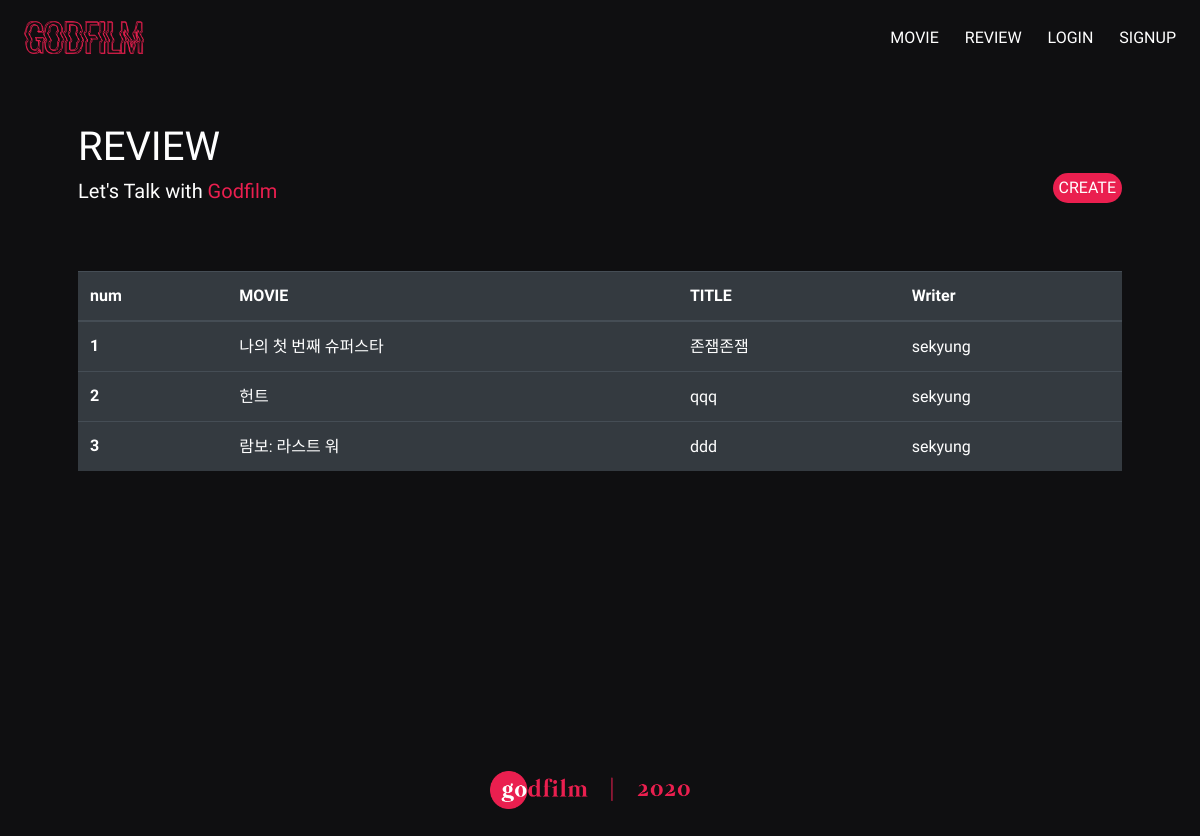
The app's page /movies/review_list/ with its own data.
### movies/models.py (models this page shows, shortened)
class Review(models.Model):
    title = models.CharField(max_length=100)
    content = models.TextField()
    user = models.ForeignKey(settings.AUTH_USER_MODEL, on_delete=models.CASCADE)
    movie = models.ForeignKey(Movie, on_delete=models.CASCADE)
    created_at = models.DateTimeField(auto_now_add=True)
    updated_at = models.DateTimeField(auto_now=True)
    like_users = models.ManyToManyField(settings.AUTH_USER_MODEL, related_name='like_reviews', blank=True)

class Movie(models.Model):
    title = models.CharField(max_length=100)
    overview = models.TextField(blank=True)
    poster_path = models.CharField(max_length=200, null=True)
    cast = models.ManyToManyField(Cast, related_name='cast_movie', blank=True)

### accounts/models.py (models this page shows)
class User(AbstractUser):
    followers = models.ManyToManyField(
            settings.AUTH_USER_MODEL,
            related_name='followings'
        )

### movies/views.py (the view)
# urls.py: path('review_list/', views.review_list, name='review_list'),
def review_list(request):
    reviews = Review.objects.all()
    context =  {
        'reviews': reviews
    }
    return render(request, 'movies/review_list.html', context)

### movies/templates/movies/review_list.html
{% extends 'base.html' %}
{% block content %}
<div class="d-flex justify-content-between">
    <div>
        <h1 style="color: white;">REVIEW</h1>
        <h5 style="color: white;">Let's Talk with <span style="color: #ea1f4f;">Godfilm</span></h5>
    </div>
    <div>
        <a href="{% url 'movies:review_create' %}" class="btn review-create">CREATE</a>
    </div>
</div>
<table class="table table-dark" style="margin-top: 60px;">
    <thead>
      <tr class="review-th">
        <th scope="col">num</th>
        <th scope="col">MOVIE</th>
        <th scope="col">TITLE</th>
        <th scope="col">Writer</th>
      </tr>
    </thead>
    <tbody>
    {% for review in reviews %}
      <tr class="review-td">
        <th scope="row">{{ forloop.counter }}</th>
        <td><a href="{% url 'movies:movie_detail' review.movie.id %}">{{ review.movie.title }}</a></td>
        <td><a href="{% url 'movies:review_detail' review.movie.id review.id %}">{{ review.title }}</a></td>
        <td><a href="{% url 'accounts:profile' review.user.username %}">{{ review.user.username }}</a></td>
      </tr>
    {% endfor %}
    </tbody>
  </table>
{% endblock %}

### templates/base.html (style rules this page uses)
#back { width: 100%; background-color: #0f0f11; }
h1, h5 { font-family: 'Suez One', serif; }
.review-create { font-family: 'Suez One', serif; border-radius: 50px; padding:2px 5px; background-color: #ea1f4f; color: white; margin-top:50px }
.review-th > th { font-family: 'Suez One', serif; }
.review-td > th { font-family: 'Suez One', serif; }
.review-td > td > a { text-decoration: none; font-family: 'Nanum Gothic', sans-serif; color:white; }

### records on screen
Review: movie "나의 첫 번째 슈퍼스타", title "존잼존잼", user.username "sekyung"
Review: movie "헌트", title "qqq", user.username "sekyung"
Review: movie "람보: 라스트 워", title "ddd", user.username "sekyung"
